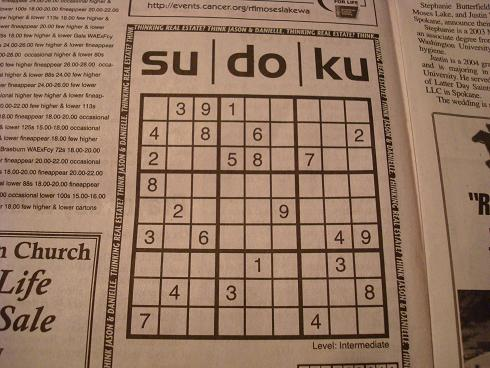
#> input picture projects/computer-vision/Sudoku Solver/sudoku1.jpg, 490 x 368 px
$ jupyter execute --allow-errors 'sudoku solver.ipynb'
#> lines starting #> are read from the running program, lines starting #| are printed output that depends on the picture; after the words box and inside, x2 and y2 are one past the last pixel; in counts of white or black regions, pixels touching at a corner belong together
[cell 1]
# Importing all necessary libraries

import cv2
import numpy as np
from tensorflow.keras.models import load_model
import imutils

### Adding useful functions for solving

[cell 2]
# Function to check for empty block

# [5 lines left out: function find_empty, not called in this run]

[cell 3]
# Function to validate whether number repeats inside row, column and box

# [21 lines left out: function valid, not called in this run]

[cell 4]
# [15 lines left out: function solve, not called in this run]

[cell 5]
# Takes a matrix and returns a fully solved sudoku board

# [5 lines left out: function get_board, not called in this run]

### Further implementations

[cell 6]
classes = np.arange(0, 10)

#> (a cell that did not finish here is left out)

[cell 8]
input_size = 48

[cell 9]
def get_perspective(img, location, height = 900, width = 900):
    """Takes an image and location os interested region.
        And return the only the selected region with a perspective transformation"""
    pts1 = np.float32([location[0], location[3], location[1], location[2]])
    pts2 = np.float32([[0, 0], [width, 0], [0, height], [width, height]])

    # Apply Perspective Transform Algorithm
    matrix = cv2.getPerspectiveTransform(pts1, pts2)
    result = cv2.warpPerspective(img, matrix, (width, height))
    return result

# [9 lines left out: function get_InvPerspective, not called in this run]

[cell 10]
def find_board(img):
    """Takes an image as input and finds a sudoku board inside of the image"""
    gray = cv2.cvtColor(img, cv2.COLOR_BGR2GRAY)
    bfilter = cv2.bilateralFilter(gray, 13, 20, 20)
    edged = cv2.Canny(bfilter, 30, 180)
    keypoints = cv2.findContours(edged.copy(), cv2.RETR_TREE, cv2.CHAIN_APPROX_SIMPLE)
    contours  = imutils.grab_contours(keypoints)

    newimg = cv2.drawContours(img.copy(), contours, -1, (0, 255, 0), 3)
    # cv2.imshow("Contour", newimg)


    contours = sorted(contours, key=cv2.contourArea, reverse=True)[:15]
    location = None

    # Finds rectangular contour
    for contour in contours:
        approx = cv2.approxPolyDP(contour, 15, True)
        if len(approx) == 4:
            location = approx
            break
    result = get_perspective(img, location)
    return result, location

[cell 11]
# split the board into 81 individual images
def split_boxes(board):
    """Takes a sudoku board and split it into 81 cells.
        each cell contains an element of that board either given or an empty cell."""
    rows = np.vsplit(board,9)
    boxes = []
    for r in rows:
        cols = np.hsplit(r,9)
        for box in cols:
            box = cv2.resize(box, (input_size, input_size))/255.0
            # cv2.imshow("Splitted block", box)
            # cv2.waitKey(50)
            boxes.append(box)
    cv2.destroyAllWindows()
    return boxes

[cell 12]
# [9 lines left out: function displayNumbers, not called in this run]

### Testing the model and the functions

[cell 13]
# Read image
img = cv2.imread('sudoku1.jpg')
#> img is the input picture: shape (368, 490, 3); mean B, G, R 99.6, 120.7, 150.8

[cell 14]
# extract board from input image
board, location = find_board(img)
#> in find_board, `gray = cv2.cvtColor(img, cv2.COLOR_BGR2GRAY)`:
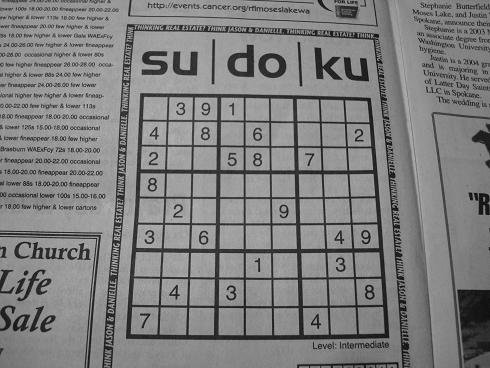
#> gray: shape (368, 490); min 4, max 196, mean 127.3
#> in find_board, `edged = cv2.Canny(bfilter, 30, 180)`:
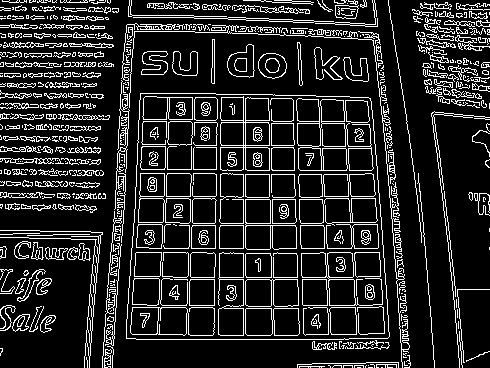
#> edged: shape (368, 490); 15% white in thin lines or dots
#> in find_board, `keypoints = cv2.findContours(edged.copy(), cv2.RETR_TREE, cv2.CHAIN_AP..`: keypoints = 1045 contours, 712 with area under 20; largest, box (x1, y1, x2, y2) and area: (126, 93, 390, 340) 60369, (126, 93, 390, 340) 60368, (296, 98, 374, 171) 3549, (220, 96, 270, 171) 3238, (301, 252, 383, 306) 1906
#> in find_board, `contours  = imutils.grab_contours(keypoints)`: contours has the same summary as keypoints
#> in find_board, `newimg = cv2.drawContours(img.copy(), contours, -1, (0, 255, 0), 3)`:
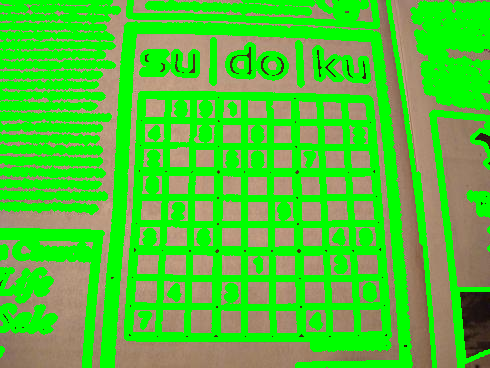
#> newimg: shape (368, 490, 3); mean B, G, R 52.6, 199.2, 77.4
#> in find_board, `contours = sorted(contours, key=cv2.contourArea, reverse=True)[:15]`: contours = 15 contours; largest, box (x1, y1, x2, y2) and area: (126, 93, 390, 340) 60369, (126, 93, 390, 340) 60368, (296, 98, 374, 171) 3549, (220, 96, 270, 171) 3238, (301, 252, 383, 306) 1906
#> the loop in find_board, `for contour in contours:` made 1 pass
#> location on pass 1: [[140, 93], [126, 338], [389, 336], [370, 98]]
#> in get_perspective, `pts1 = np.float32([location[0], location[3], location[1], location[2]])`: pts1 = [[140, 93], [370, 98], [126, 338], [389, 336]]
#> in get_perspective, `matrix = cv2.getPerspectiveTransform(pts1, pts2)`: matrix = [[3.94, 0.225, -573], [-0.0949, 4.36, -392.5], [-0.000138, 0.000611, 1]]
#> in get_perspective, `result = cv2.warpPerspective(img, matrix, (width, height))`:
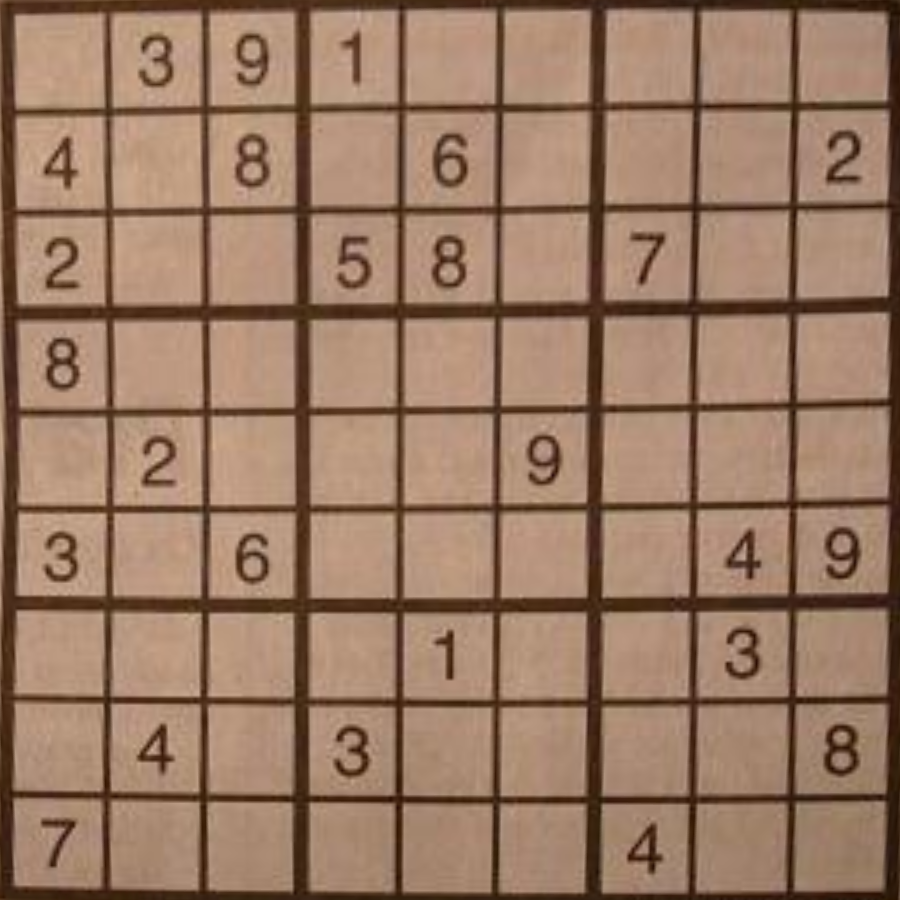
#> result: shape (900, 900, 3); mean B, G, R 101, 122.8, 154.8
#> location = [[140, 93], [126, 338], [389, 336], [370, 98]]

[cell 15]
gray = cv2.cvtColor(board, cv2.COLOR_BGR2GRAY)
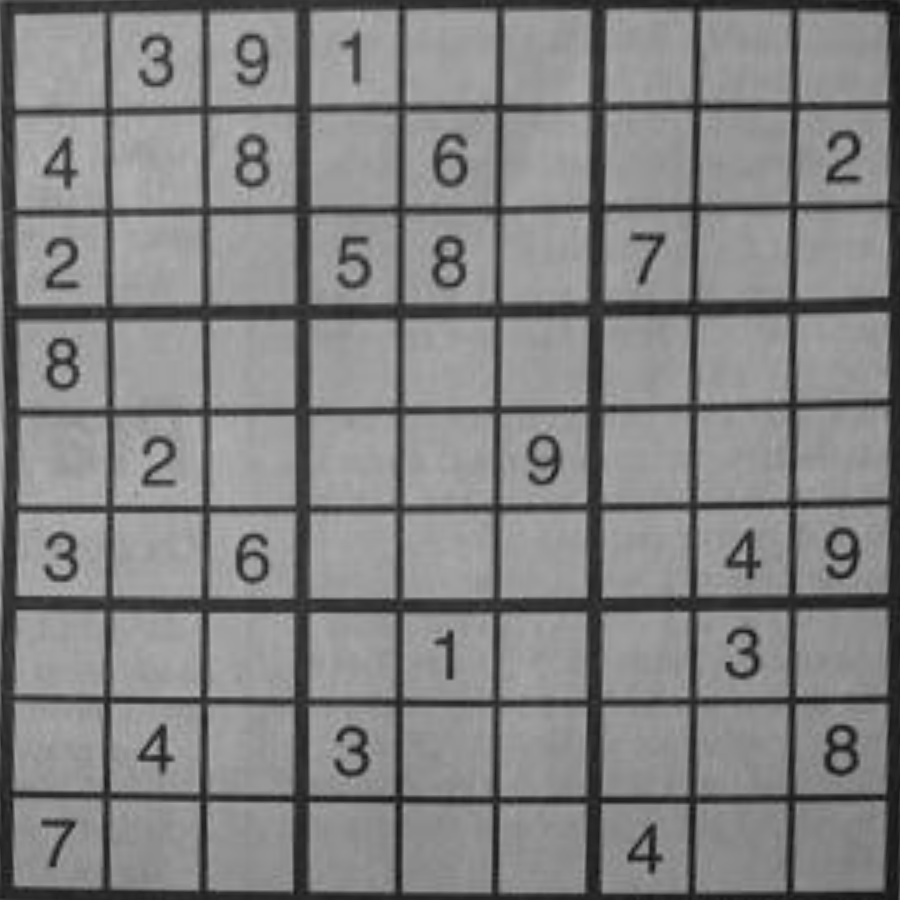
#> gray: shape (900, 900); min 16, max 192, mean 129.9
print(gray.shape)
#| (900, 900)
rois = split_boxes(gray)
#> in split_boxes, `rows = np.vsplit(board,9)`: rows = 9 items
#> the loop in split_boxes, `for r in rows:` made 9 passes
#> after the loop in split_boxes, `for r in rows:`:
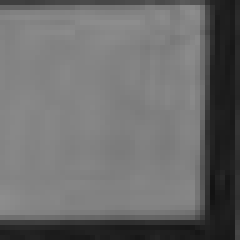
#> box: shape (48, 48) float64 (shown 5 times larger); min 0.0706, max 0.553, mean 0.423
#> after the loop in split_boxes, `for r in rows:`: boxes = 81 items
#> rois = 81 items
rois = np.array(rois).reshape(-1, input_size, input_size, 1)
